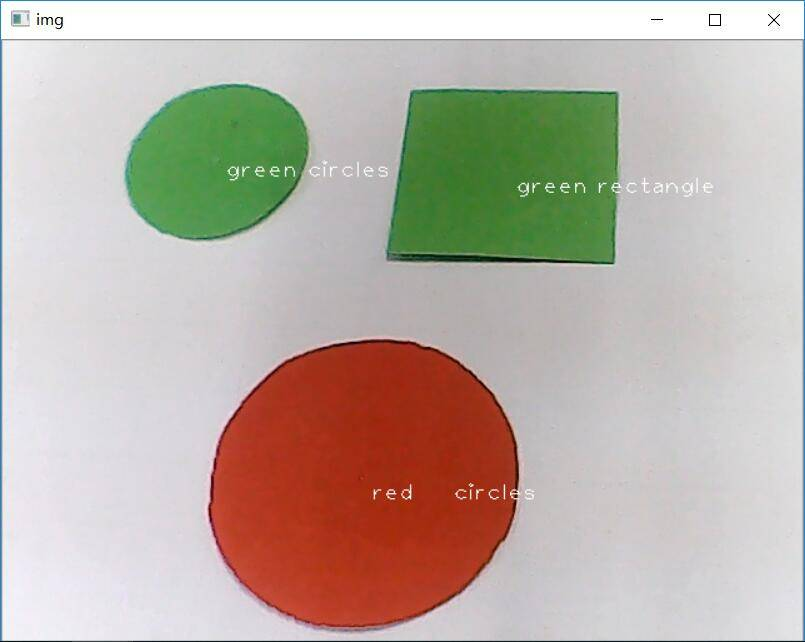
#> input picture picture1.jpg, 805 x 642 px
$ python -i shape_detector.py   (imports and definitions only)   (older library calls are emulated)
#> lines starting #> are read from the running program, lines starting #| are printed output that depends on the picture; after the words box and inside, x2 and y2 are one past the last pixel; in counts of white or black regions, pixels touching at a corner belong together
#> further down, picture is the input picture: shape (642, 805, 3); mean B, G, R 168.2, 177.9, 188.5
import cv2 as cv
import time
import imutils
import numpy as np
import os
import binascii
#import RPI.GPIO as GPIO
#import serial
def color_exctrion(frame):
    lower_blue = np.array([110, 43, 46])
    upper_blue = np.array([124, 255, 255])
    lower_green = np.array([35, 43, 46])
    upper_green = np.array([77, 255, 255])
    lower_red = np.array([0, 43, 46])
    upper_red = np.array([10, 255, 255])
    COLOR_ARRAY = [[lower_red, upper_red, "red"], [lower_blue, upper_blue, "blue"],
                   [lower_green, upper_green, "green"]]
    frame_second=cv.GaussianBlur(frame,(5,5),0)
    frame_final=cv.morphologyEx(frame_second,cv.MORPH_OPEN,(5,5))
    gray=cv.cvtColor(frame_final,cv.COLOR_BGR2GRAY)
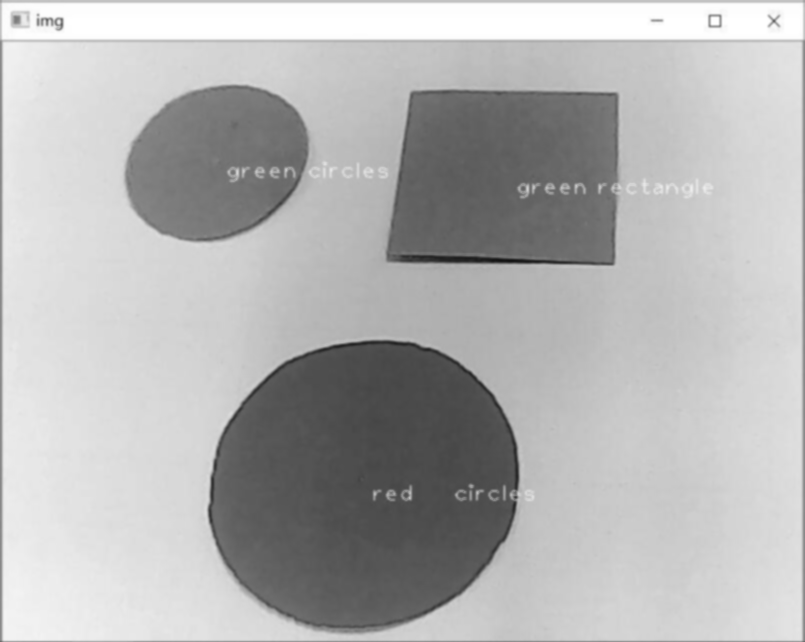
#> gray: shape (642, 805); min 18, max 255, mean 180.3
    hsv=cv.cvtColor(frame_final,cv.COLOR_BGR2HSV)
#> hsv: shape (642, 805, 3); mean H, S, V 80.2, 49.5, 197.1
    ret,binary=cv.threshold(gray,0,255,cv.THRESH_BINARY_INV|cv.THRESH_OTSU)
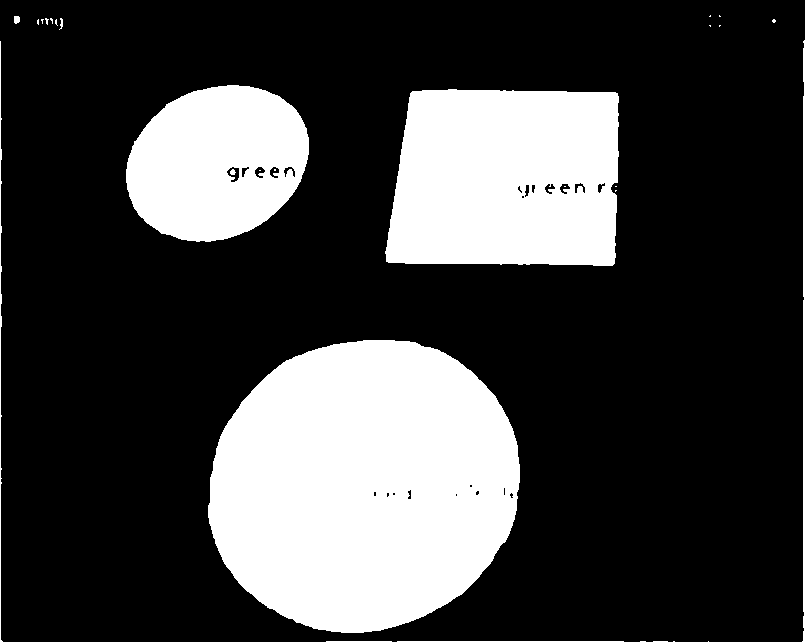
#> binary: shape (642, 805); 25.9% white; 29 white regions (19 under 20 px)
#> ret = 152
    contours,hir=cv.findContours(binary,cv.RETR_EXTERNAL,cv.CHAIN_APPROX_SIMPLE)
#> contours = 25 contours, 19 with area under 20; largest, box (x1, y1, x2, y2) and area: (208, 340, 520, 633) 71583, (385, 89, 619, 266) 37722, (126, 85, 309, 242) 21918, (802, 40, 805, 642) 572, (0, 41, 3, 642) 59, (14, 16, 20, 24) 31; hir = 25 rows, first 6: [1, -1, -1, -1], [2, 0, -1, -1], [3, 1, -1, -1], [4, 2, -1, -1], [5, 3, -1, -1], [6, 4, -1, -1]
    # contours=contours[0] if imutils.is_cv2() else contours[1]
    number=len(contours)
#> number = 25
    if number > 0:
        for cnt in range(number):
            epsilon = 0.01 * cv.arcLength(contours[cnt], True)
            approx = cv.approxPolyDP(contours[cnt], epsilon, True)
            corners = len(approx)
            print(approx,"\n")
            shape_type=""
            print(approx)
            if corners>=2:
                if corners<=3:
                    shape_type = "triangle"
                if corners == 4:
                    shape_type = "rectangle"
                if corners >= 10:
                    shape_type = "circles"
                    # if 4 < corners < 10:
                if 4 < corners < 10:
                    shape_type = "other"
                mm = cv.moments(contours[cnt])
                cx = (mm['m10'] / mm['m00']+2)
                cy = (mm['m01'] / mm['m00']+2)
                for (color_min,color_max,name) in COLOR_ARRAY:
                    count=0
                    tamp=[]
                    mask=cv.inRange(hsv,color_min,color_max)
                    res_second=cv.bitwise_and(frame_final,frame_final,mask=mask)
                    res_blur=cv.GaussianBlur(res_second,(5,5),0)
                    ret_second,bright_second=cv.threshold(res_blur,10,255,cv.THRESH_BINARY)
                    gray_second=cv.cvtColor(bright_second,cv.COLOR_BGR2GRAY)
                    opened=cv.morphologyEx(gray_second,cv.MORPH_OPEN,(5,5))
                    closed=cv.morphologyEx(opened,cv.MORPH_CLOSE,(5,5))
                    contours_second,hir_second=cv.findContours(closed,cv.RETR_LIST,cv.CHAIN_APPROX_NONE)
                    # contours_second=contours[0] if imutils.is_cv2() else contours[1]
                    number_second=len(contours_second)
                    if number_second>=1:
                        total=0
                        for i in range(0,number_second):
                            total=total+len(contours_second[i])
                        if total>500:
                            print("Current color:",name)
                            cv.putText(frame, shape_type, (int(cx + 70), int(cy + 10)), cv.FONT_HERSHEY_PLAIN, 1.2,
                                       (255, 255, 255), 1)
                            cv.putText(frame, name, (int(cx + 5), int(cy + 10)), cv.FONT_HERSHEY_PLAIN, 1.2,
                                       (255, 255, 255), 1)
                            tamp=COLOR_ARRAY[count]
                            COLOR_ARRAY.pop(count)
                            COLOR_ARRAY.append(tamp)
                            count+=1
                            break
                        else:
                            continue
                    else:
                        continue
            else:
                break
#> this loop made 1 pass
#> (epsilon, approx, corners) on pass 1: (0, [[708, 641]], 1)
#| [[[708 641]]]
#| [[[708 641]]]
#> after the loop, COLOR_ARRAY = [[[0, 43, 46], [10, 255, 255], 'red'], [[110, 43, 46], [124, 255, 255], 'blue'], [[35, 43, 46], [77, 255, 255], 'green']]
        cv.imshow("img",frame)
        k=cv.waitKey(1000)&0xff
#> (key q is pressed here)
        if k== ord("q"):
            cv.destroyAllWindows()
            # break
            # else:
            #     print("corner<=2")
    else:
        print("final_no")

# [1 line not run here, left out]
i=0
# [11 lines not run here, left out]

>>> import cv2
>>> picture = cv2.imread('picture1.jpg')
>>> result = color_exctrion(picture)
